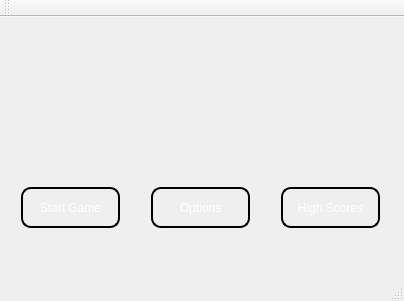
<?xml version="1.0" encoding="UTF-8"?>
<ui version="4.0">
 <class>MainWindow</class>
 <widget class="QMainWindow" name="MainWindow">
  <property name="geometry">
   <rect>
    <x>0</x>
    <y>0</y>
    <width>404</width>
    <height>301</height>
   </rect>
  </property>
  <property name="windowTitle">
   <string>Bit-Biter (beta)</string>
  </property>
  <property name="styleSheet">
   <string notr="true"/>
  </property>
  <widget class="QWidget" name="centralWidget">
   <widget class="QPushButton" name="pushButton">
    <property name="geometry">
     <rect>
      <x>20</x>
      <y>170</y>
      <width>101</width>
      <height>41</height>
     </rect>
    </property>
    <property name="styleSheet">
     <string notr="true">QPushButton {    
    min-height: 1.5em;    
    font: 1em;   
    margin: 0 1px 0 1px;   
    color: white;    
    background-color: qlineargradient(x1: 0, y1: 0, x2: 0, y2: 1,
                                      stop: 0 #000000, stop: 1 #CCCCCC);
    
    border-style: outset;    
    border-radius: 10px;
    border-width: 2px;   
    border-color: #000000;
}
 

QPushButton:pressed {    
    background-color: qlineargradient(x1: 0, y1: 0, x2: 0, y2: 1,
                                      stop: 0 #CCCCCC, stop: 1 #000000);
}</string>
    </property>
    <property name="text">
     <string>Start Game</string>
    </property>
   </widget>
   <widget class="QPushButton" name="pushButton_2">
    <property name="geometry">
     <rect>
      <x>150</x>
      <y>170</y>
      <width>101</width>
      <height>41</height>
     </rect>
    </property>
    <property name="styleSheet">
     <string notr="true">QPushButton {    
    min-height: 1.5em;    
    font: 1em;   
    margin: 0 1px 0 1px;   
    color: white;    
    background-color: qlineargradient(x1: 0, y1: 0, x2: 0, y2: 1,
                                      stop: 0 #000000, stop: 1 #cccccc);
    
    border-style: outset;    
    border-radius: 10px;
    border-width: 2px;   
    border-color: #000000;
}
 

QPushButton:pressed {    
    background-color: qlineargradient(x1: 0, y1: 0, x2: 0, y2: 1,
                                      stop: 0 #cccccc, stop: 1 #000000);
}</string>
    </property>
    <property name="text">
     <string>Options</string>
    </property>
   </widget>
   <widget class="QLabel" name="label">
    <property name="geometry">
     <rect>
      <x>20</x>
      <y>30</y>
      <width>361</width>
      <height>61</height>
     </rect>
    </property>
    <property name="styleSheet">
     <string notr="true">border-image: url(:/fonts/fonts/bit-biter.png);</string>
    </property>
    <property name="text">
     <string/>
    </property>
    <property name="alignment">
     <set>Qt::AlignCenter</set>
    </property>
   </widget>
   <widget class="QPushButton" name="pushButton_3">
    <property name="geometry">
     <rect>
      <x>280</x>
      <y>170</y>
      <width>101</width>
      <height>41</height>
     </rect>
    </property>
    <property name="styleSheet">
     <string notr="true">QPushButton {    
    min-height: 1.5em;    
    font: 1em;   
    margin: 0 1px 0 1px;   
    color: white;    
    background-color: qlineargradient(x1: 0, y1: 0, x2: 0, y2: 1,
                                      stop: 0 #000000, stop: 1 #cccccc);
    
    border-style: outset;    
    border-radius: 10px;
    border-width: 2px;   
    border-color: #000000;
}
 

QPushButton:pressed {    
    background-color: qlineargradient(x1: 0, y1: 0, x2: 0, y2: 1,
                                      stop: 0 #cccccc, stop: 1 #000000);
}</string>
    </property>
    <property name="text">
     <string>High Scores</string>
    </property>
   </widget>
  </widget>
  <widget class="QMenuBar" name="menuBar">
   <property name="geometry">
    <rect>
     <x>0</x>
     <y>0</y>
     <width>404</width>
     <height>26</height>
    </rect>
   </property>
  </widget>
  <widget class="QToolBar" name="mainToolBar">
   <attribute name="toolBarArea">
    <enum>TopToolBarArea</enum>
   </attribute>
   <attribute name="toolBarBreak">
    <bool>false</bool>
   </attribute>
  </widget>
  <widget class="QStatusBar" name="statusBar"/>
 </widget>
 <layoutdefault spacing="6" margin="11"/>
 <resources/>
 <connections/>
</ui>
